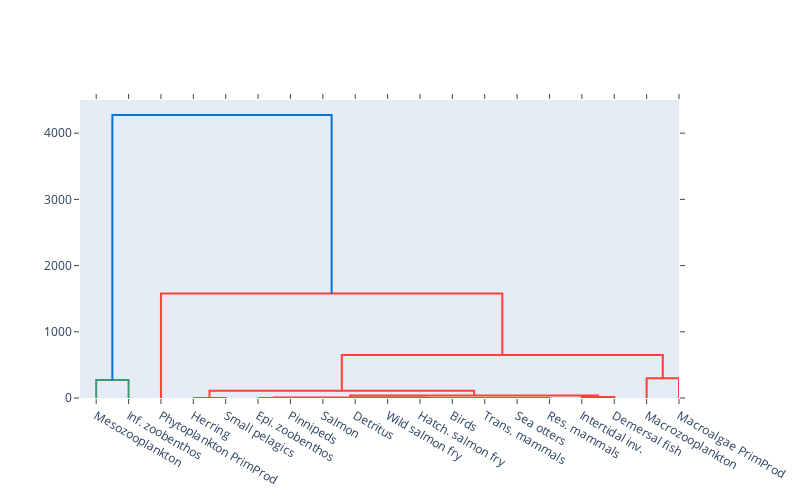

Here is the notebook cell this chart was saved with:
### Code cell
import plotly.figure_factory as ff
import numpy as np
np.random.seed(1)

net = food_webs[5]

fig = ff.create_dendrogram(np.array([[x] for x in net.nodeDF.Respiration.values]), labels=net.nodeDF.index.values)
fig.update_layout(width=800, height=500)
fig.show()

### Figure 1 — Plotly figure (JSON) as saved in the notebook; plotly's stock layout.template omitted (floating-point values rounded to 4 significant figures)
{"data": [{"hoverinfo": "text", "marker": {"color": "rgb(61,153,112)"}, "mode": "lines", "type": "scatter", "x": [5, 5, 15, 15], "xaxis": "x", "y": [0, 270.8, 270.8, 0], "yaxis": "y"}, {"hoverinfo": "text", "marker": {"color": "rgb(255,65,54)"}, "mode": "lines", "type": "scatter", "x": [35, 35, 45, 45], "xaxis": "x", "y": [0, 0.1829, 0.1829, 0], "yaxis": "y"}, {"hoverinfo": "text", "marker": {"color": "rgb(255,65,54)"}, "mode": "lines", "type": "scatter", "x": [55, 55, 65, 65], "xaxis": "x", "y": [0, 0.834, 0.834, 0], "yaxis": "y"}, {"hoverinfo": "text", "marker": {"color": "rgb(255,65,54)"}, "mode": "lines", "type": "scatter", "x": [75, 75, 85, 85], "xaxis": "x", "y": [0, 2.98e-08, 2.98e-08, 0], "yaxis": "y"}, {"hoverinfo": "text", "marker": {"color": "rgb(255,65,54)"}, "mode": "lines", "type": "scatter", "x": [95, 95, 105, 105], "xaxis": "x", "y": [0, 0.07685, 0.07685, 0], "yaxis": "y"}, {"hoverinfo": "text", "marker": {"color": "rgb(255,65,54)"}, "mode": "lines", "type": "scatter", "x": [80, 80, 100, 100], "xaxis": "x", "y": [2.98e-08, 0.1925, 0.1925, 0.07685], "yaxis": "y"}, {"hoverinfo": "text", "marker": {"color": "rgb(255,65,54)"}, "mode": "lines", "type": "scatter", "x": [135, 135, 145, 145], "xaxis": "x", "y": [0, 0.2758, 0.2758, 0], "yaxis": "y"}, {"hoverinfo": "text", "marker": {"color": "rgb(255,65,54)"}, "mode": "lines", "type": "scatter", "x": [125, 125, 140, 140], "xaxis": "x", "y": [0, 0.5727, 0.5727, 0.2758], "yaxis": "y"}, {"hoverinfo": "text", "marker": {"color": "rgb(255,65,54)"}, "mode": "lines", "type": "scatter", "x": [115, 115, 132.5, 132.5], "xaxis": "x", "y": [0, 1.062, 1.062, 0.5727], "yaxis": "y"}, {"hoverinfo": "text", "marker": {"color": "rgb(255,65,54)"}, "mode": "lines", "type": "scatter", "x": [90, 90, 123.8, 123.8], "xaxis": "x", "y": [0.1925, 1.728, 1.728, 1.062], "yaxis": "y"}, {"hoverinfo": "text", "marker": {"color": "rgb(255,65,54)"}, "mode": "lines", "type": "scatter", "x": [60, 60, 106.9, 106.9], "xaxis": "x", "y": [0.834, 7.8, 7.8, 1.728], "yaxis": "y"}, {"hoverinfo": "text", "marker": {"color": "rgb(255,65,54)"}, "mode": "lines", "type": "scatter", "x": [155, 155, 165, 165], "xaxis": "x", "y": [0, 14.96, 14.96, 0], "yaxis": "y"}, {"hoverinfo": "text", "marker": {"color": "rgb(255,65,54)"}, "mode": "lines", "type": "scatter", "x": [83.44, 83.44, 160, 160], "xaxis": "x", "y": [7.8, 37.44, 37.44, 14.96], "yaxis": "y"}, {"hoverinfo": "text", "marker": {"color": "rgb(255,65,54)"}, "mode": "lines", "type": "scatter", "x": [40, 40, 121.7, 121.7], "xaxis": "x", "y": [0.1829, 111.3, 111.3, 37.44], "yaxis": "y"}, {"hoverinfo": "text", "marker": {"color": "rgb(255,65,54)"}, "mode": "lines", "type": "scatter", "x": [175, 175, 185, 185], "xaxis": "x", "y": [0, 296.6, 296.6, 0], "yaxis": "y"}, {"hoverinfo": "text", "marker": {"color": "rgb(255,65,54)"}, "mode": "lines", "type": "scatter", "x": [80.86, 80.86, 180, 180], "xaxis": "x", "y": [111.3, 648.6, 648.6, 296.6], "yaxis": "y"}, {"hoverinfo": "text", "marker": {"color": "rgb(255,65,54)"}, "mode": "lines", "type": "scatter", "x": [25, 25, 130.4, 130.4], "xaxis": "x", "y": [0, 1577.0, 1577.0, 648.6], "yaxis": "y"}, {"hoverinfo": "text", "marker": {"color": "rgb(0,116,217)"}, "mode": "lines", "type": "scatter", "x": [10, 10, 77.71, 77.71], "xaxis": "x", "y": [270.8, 4276.0, 4276.0, 1577.0], "yaxis": "y"}], "layout": {"autosize": false, "height": 500, "hovermode": "closest", "showlegend": false, "width": 800, "xaxis": {"autorange": true, "mirror": "allticks", "range": [0, 185], "rangemode": "tozero", "showgrid": false, "showline": true, "showticklabels": true, "tickmode": "array", "ticks": "outside", "ticktext": ["Mesozooplankton", "Inf. zoobenthos", "Phytoplankton PrimProd", "Herring", "Small pelagics", "Epi. zoobenthos", "Pinnipeds", "Salmon", "Detritus", "Wild salmon fry", "Hatch. salmon fry", "Birds", "Trans. mammals", "Sea otters", "Res. mammals", "Intertidal inv.", "Demersal fish", "Macrozooplankton", "Macroalgae PrimProd"], "tickvals": [5, 15, 25, 35, 45, 55, 65, 75, 85, 95, 105, 115, 125, 135, 145, 155, 165, 175, 185], "type": "linear", "zeroline": false}, "yaxis": {"autorange": true, "mirror": "allticks", "range": [0, 4501.0], "rangemode": "tozero", "showgrid": false, "showline": true, "showticklabels": true, "ticks": "outside", "type": "linear", "zeroline": false}}}
